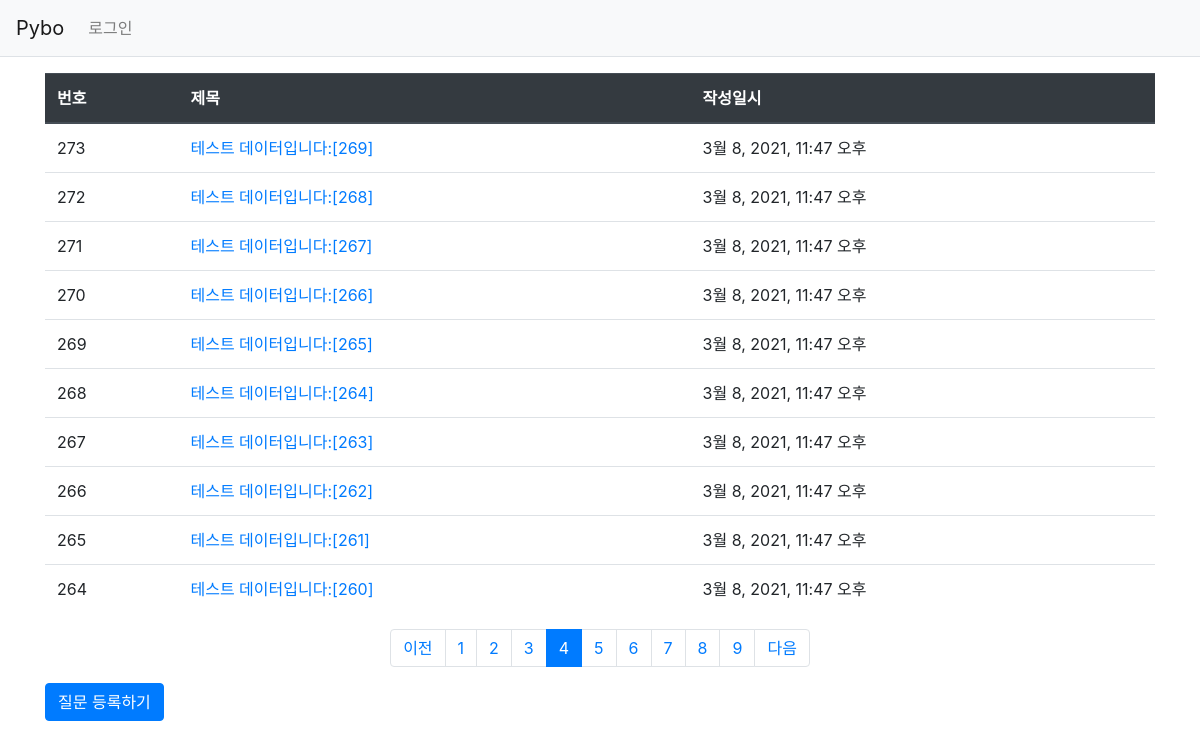
Page /pybo/?page=4 on the committed database.
### pybo/models.py (models this page shows, shortened)
class Question(models.Model):
    subject = models.CharField(max_length=200)
    content = models.TextField()
    create_date = models.DateTimeField()
    author = models.ForeignKey(User, on_delete=models.CASCADE)

### pybo/views.py (the view)
# urls.py: path('', views.index, name='index'),  # '/' 에 해당되는 path
def index(request):
    page = request.GET.get('page', '1')  # 페이지
    question_list = Question.objects.order_by('-create_date')
    paginator = Paginator(question_list, 10)  # 페이지당 10개씩 보여주기
    page_obj = paginator.get_page(page)
    context = {'question_list': page_obj}
    return render(request, 'pybo/question_list.html', context)

### pybo/templatetags/pybo_filter.py (called while the page is built)
@register.filter
def sub(value, arg):
    return value - arg

### templates/pybo/question_list.html (shortened to what this page needs)
{% extends 'base.html' %}
{% load pybo_filter %}
{% block content %}
<div class="container my-3">
  <table class="table">
    <thead>
      <tr class="thead-dark">
        <th>번호</th>
        <th>제목</th>
        <th>작성일시</th>
      </tr>
    </thead>
    <tbody>
    {% if question_list %}
      {% for question in question_list %}
        <tr>
          <td>
            {{ question_list.paginator.count|sub:question_list.start_index|sub:forloop.counter0|add:1 }}
          </td>
          <td>
            <a href="{% url 'pybo:detail' question.id %}">{{ question.subject }}</a>
          </td>
          <td>{{ question.create_date }}</td>
        </tr>
      {% endfor %}
    {% else %}
      <tr>
        <td colspan="3">질문이 없습니다.</td>
      </tr>
    {% endif %}
    </tbody>
  </table>
  <ul class="pagination justify-content-center">
    {% if question_list.has_previous %}
      <li class="page-item">
        <a class="page-link" href="?page={{ question_list.previous_page_number }}">이전</a>
      </li>
    {% else %}
      <li class="page-item disabled">
        <a class="page-link" tabindex="-1" aria-disabled="true" href="#">이전</a>
      </li>
    {% endif %}
    {% for page_number in question_list.paginator.page_range %}
      {% if page_number >= question_list.number|add:-5 and page_number <= question_list.number|add:5 %}
        {% if page_number == question_list.number %}
          <li class="page-item active" aria-current="page">
            <a class="page-link" href="?page={{ page_number }}">{{ page_number }}</a>
          </li>
        {% else %}
          <li class="page-item">
            <a class="page-link" href="?page={{ page_number }}">{{ page_number }}</a>
          </li>
        {% endif %}
      {% endif %}
    {% endfor %}
    {% if question_list.has_next %}
      <li class="page-item">
        <a class="page-link" href="?page={{ question_list.next_page_number }}">다음</a>
      </li>
    {% else %}
      <li class="page-item disabled">
        <a class="page-link" tabindex="-1" aria-disabled="true" href="#">다음</a>
      </li>
    {% endif %}
  </ul>
  <a href="{% url 'pybo:question_create' %}" class="btn btn-primary">질문 등록하기</a>
</div>
{% endblock %}

### rows in the picture
Question: paginator.count|sub "273", subject "테스트 데이터입니다:[269]", create_date "3월 8, 2021, 11:47 오후"
Question: paginator.count|sub "272", subject "테스트 데이터입니다:[268]", create_date "3월 8, 2021, 11:47 오후"
Question: paginator.count|sub "271", subject "테스트 데이터입니다:[267]", create_date "3월 8, 2021, 11:47 오후"
Question: paginator.count|sub "270", subject "테스트 데이터입니다:[266]", create_date "3월 8, 2021, 11:47 오후"
Question: paginator.count|sub "269", subject "테스트 데이터입니다:[265]", create_date "3월 8, 2021, 11:47 오후"
Question: paginator.count|sub "268", subject "테스트 데이터입니다:[264]", create_date "3월 8, 2021, 11:47 오후"
Question: paginator.count|sub "267", subject "테스트 데이터입니다:[263]", create_date "3월 8, 2021, 11:47 오후"
Question: paginator.count|sub "266", subject "테스트 데이터입니다:[262]", create_date "3월 8, 2021, 11:47 오후"
Question: paginator.count|sub "265", subject "테스트 데이터입니다:[261]", create_date "3월 8, 2021, 11:47 오후"
Question: paginator.count|sub "264", subject "테스트 데이터입니다:[260]", create_date "3월 8, 2021, 11:47 오후"

### other values in the picture
{{ page_number }} "1" "2" "3" "5" "6" "7" "8" "9"
{{ page_number }} "4"
